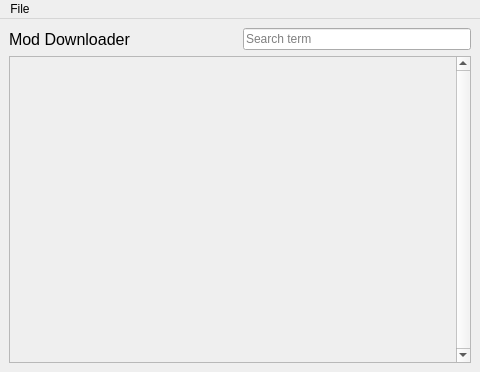
<?xml version="1.0" encoding="UTF-8"?>
<ui version="4.0">
 <class>MainWindow</class>
 <widget class="QMainWindow" name="MainWindow">
  <property name="geometry">
   <rect>
    <x>0</x>
    <y>0</y>
    <width>480</width>
    <height>372</height>
   </rect>
  </property>
  <property name="minimumSize">
   <size>
    <width>480</width>
    <height>372</height>
   </size>
  </property>
  <property name="windowTitle">
   <string>MainWindow</string>
  </property>
  <widget class="QWidget" name="centralwidget">
   <layout class="QVBoxLayout" name="verticalLayout_3">
    <item>
     <layout class="QHBoxLayout" name="horizontalLayout_2">
      <item>
       <layout class="QHBoxLayout" name="horizontalLayout_4">
        <item>
         <widget class="QLabel" name="label">
          <property name="sizePolicy">
           <sizepolicy hsizetype="Expanding" vsizetype="Preferred">
            <horstretch>0</horstretch>
            <verstretch>0</verstretch>
           </sizepolicy>
          </property>
          <property name="font">
           <font>
            <pointsize>12</pointsize>
           </font>
          </property>
          <property name="text">
           <string>Mod Downloader</string>
          </property>
         </widget>
        </item>
       </layout>
      </item>
      <item>
       <layout class="QHBoxLayout" name="horizontalLayout_3">
        <item>
         <widget class="QLineEdit" name="lineEdit">
          <property name="sizePolicy">
           <sizepolicy hsizetype="MinimumExpanding" vsizetype="Fixed">
            <horstretch>0</horstretch>
            <verstretch>0</verstretch>
           </sizepolicy>
          </property>
          <property name="placeholderText">
           <string>Search term</string>
          </property>
         </widget>
        </item>
       </layout>
      </item>
     </layout>
    </item>
    <item>
     <layout class="QHBoxLayout" name="horizontalLayout">
      <item>
       <widget class="QScrollArea" name="scrollArea">
        <property name="verticalScrollBarPolicy">
         <enum>Qt::ScrollBarAlwaysOn</enum>
        </property>
        <property name="horizontalScrollBarPolicy">
         <enum>Qt::ScrollBarAlwaysOff</enum>
        </property>
        <property name="widgetResizable">
         <bool>true</bool>
        </property>
        <property name="alignment">
         <set>Qt::AlignLeading|Qt::AlignLeft|Qt::AlignTop</set>
        </property>
        <widget class="QWidget" name="scrollAreaWidgetContents">
         <property name="geometry">
          <rect>
           <x>0</x>
           <y>0</y>
           <width>445</width>
           <height>288</height>
          </rect>
         </property>
         <layout class="QVBoxLayout" name="verticalLayout"/>
        </widget>
       </widget>
      </item>
     </layout>
    </item>
   </layout>
  </widget>
  <widget class="QMenuBar" name="menubar">
   <property name="geometry">
    <rect>
     <x>0</x>
     <y>0</y>
     <width>480</width>
     <height>27</height>
    </rect>
   </property>
   <widget class="QMenu" name="menuFile">
    <property name="title">
     <string>File</string>
    </property>
    <addaction name="actionQuit"/>
   </widget>
   <addaction name="menuFile"/>
  </widget>
  <action name="actionQuit">
   <property name="text">
    <string>Quit</string>
   </property>
  </action>
 </widget>
 <resources/>
 <connections/>
</ui>
